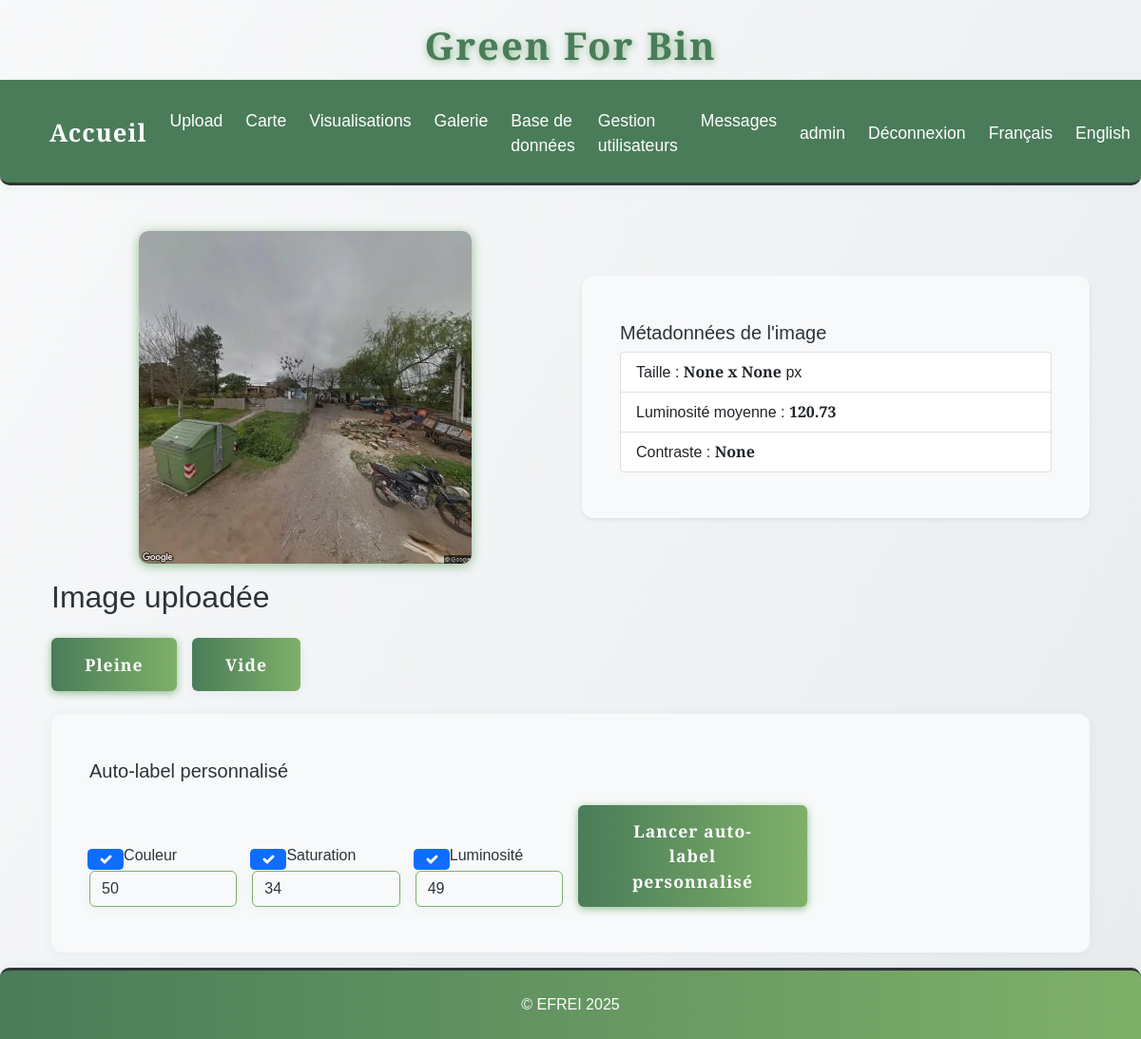
The app's page /annotate/02587_03.jpg (signed in), older data.
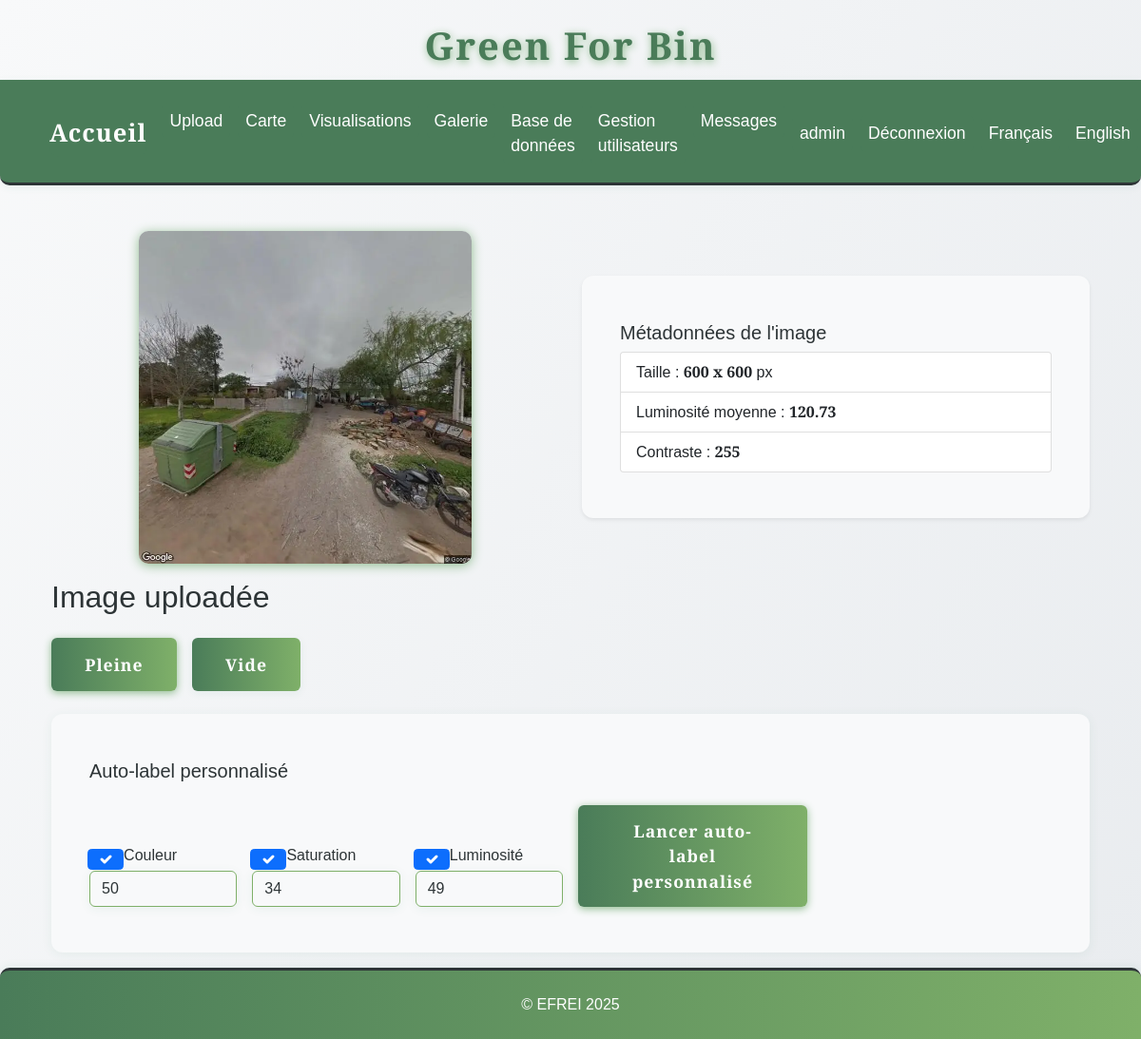
The same page, newer data.
### tables this page shows
CREATE TABLE images (
                id INTEGER PRIMARY KEY AUTOINCREMENT,
                filename TEXT,
                upload_date TEXT,
                annotation TEXT,
                width INTEGER,
                height INTEGER,
                file_size INTEGER,
                avg_color TEXT,
                hist_rgb TEXT,
                hist_lum TEXT,
                contrast INTEGER,
                contour_count INTEGER,
                localisation TEXT
            , std_h REAL, std_s REAL, std_v REAL);

### app.py (the view, shortened to what this page needs)
@app.route('/annotate/<filename>', methods=['GET', 'POST'])
@login_required
def annotate(filename):
    auto_label = request.args.get('auto_label')
    custom_auto_label_result = None
    with sqlite3.connect(DB_PATH) as conn:
        c = conn.cursor()
        c.execute('''
            SELECT width, height, contrast
            FROM images
            WHERE filename = ?
        ''', (filename,))
        row = c.fetchone()
        if row:
            width, height, contrast = row
        else:
            width, height, contrast = None, None, None
    image_path = os.path.join(app.config['UPLOAD_FOLDER'], filename)
    luminosity = None
    try:
        img = Image.open(image_path).convert('L')
        np_img = np.array(img)
        luminosity = round(float(np.mean(np_img)), 2)
    except Exception as e:
        print(f"[ANNOTATE] Erreur calcul luminosité : {e}")
    metadata = {
        'width': width,
        'height': height,
        'contrast': contrast,
        'luminosity': luminosity
    }
    return render_template('annotate.html', filename=filename, auto_label=auto_label, metadata=metadata, custom_auto_label_result=custom_auto_label_result)

### app.py (called while the page is built)
def get_locale():
    return session.get('lang', request.accept_languages.best_match(['en', 'fr']))

@app.context_processor
def inject_locale():
    return dict(get_locale=get_locale)

def login_required(f):
    @wraps(f)
    def decorated_function(*args, **kwargs):
        if 'user_id' not in session:
            flash('Vous devez être connecté pour accéder à cette page.', 'error')
            return redirect(url_for('login'))
        return f(*args, **kwargs)
    return decorated_function

### templates/annotate.html (shortened to what this page needs)
<!DOCTYPE html>
{% extends "base.html" %}
{% block content %}
<div class="container mt-4">
    <div class="row align-items-center">
        <div class="col-md-6 text-center">
            <img src="{{ url_for('static', filename='uploads/' ~ filename.rsplit('.', 1)[0] ~ '.webp') }}" alt="{{ _('Image à annoter') }}" class="img-fluid mb-3" style="max-height:350px;" loading="lazy">
        </div>
        <div class="col-md-6">
            <div class="card bg-creme shadow-sm mb-3">
                <div class="card-body">
                    <h5 class="card-title">{{ _("Métadonnées de l'image") }}</h5>
                    <ul class="list-group">
                        <li class="list-group-item">{{ _('Taille') }} : <b>{{ metadata.width }} x {{ metadata.height }}</b> px</li>
                        <li class="list-group-item">{{ _('Luminosité moyenne') }} : <b>{{ metadata.luminosity }}</b></li>
                        <li class="list-group-item">{{ _('Contraste') }} : <b>{{ metadata.contrast }}</b></li>
                    </ul>
                </div>
            </div>
        </div>
    </div>
    <h2>{{ _('Image uploadée') }}</h2>
    <form method="POST" class="d-flex gap-3 mb-4">
        <button type="submit" name="annotation" value="pleine" class="btn btn-success btn-lg">{{ _('Pleine') }}</button>
        <button type="submit" name="annotation" value="vide" class="btn btn-outline-success btn-lg">{{ _('Vide') }}</button>
    </form>
    <div class="card mb-3">
        <div class="card-body">
            <h5 class="card-title">{{ _('Auto-label personnalisé') }}</h5>
            <form method="POST" class="row g-3 align-items-end">
                <div class="col-md-2">
                    <div class="form-check">
                        <input class="form-check-input" type="checkbox" name="use_std_h" id="use_std_h" checked>
                        <label class="form-check-label" for="use_std_h">Couleur</label>
                    </div>
                    <input type="number" step="any" class="form-control mt-1" name="seuil_h" id="seuil_h" placeholder="Seuil H (ex: 50)" value="50">
                </div>
                <div class="col-md-2">
                    <div class="form-check">
                        <input class="form-check-input" type="checkbox" name="use_std_s" id="use_std_s" checked>
                        <label class="form-check-label" for="use_std_s">Saturation</label>
                    </div>
                    <input type="number" step="any" class="form-control mt-1" name="seuil_s" id="seuil_s" placeholder="Seuil S (ex: 34)" value="34">
                </div>
                <div class="col-md-2">
                    <div class="form-check">
                        <input class="form-check-input" type="checkbox" name="use_std_v" id="use_std_v" checked>
                        <label class="form-check-label" for="use_std_v">Luminosité</label>
                    </div>
                    <input type="number" step="any" class="form-control mt-1" name="seuil_v" id="seuil_v" placeholder="Seuil V (ex: 49)" value="49">
                </div>
                <div class="col-md-3">
                    <button type="submit" name="custom_auto_label" value="1" class="btn btn-primary">{{ _('Lancer auto-label personnalisé') }}</button>
                </div>
            </form>
        </div>
    </div>
</div>
{% endblock %}

### templates/base.html (shortened to what this page needs)
<!DOCTYPE html>
<html lang="{{ get_locale() }}">
<head>
    <link href="https://cdn.jsdelivr.net/npm/bootstrap@5.1.3/dist/css/bootstrap.min.css" rel="stylesheet">
    <link href="{{ url_for('static', filename='css/style.css') }}" rel="stylesheet">
    <link href="{{ url_for('static', filename='css/greenforbin.css') }}" rel="stylesheet">
</head>
<body>
    <header>
        <h1>{{ _('Green For Bin') }}</h1>
        <nav class="navbar navbar-expand-lg navbar-dark bg-dark">
            <div class="container-fluid">
                <a class="navbar-brand" href="{{ url_for('about') }}">{{ _('Accueil') }}</a>
                <div class="collapse navbar-collapse" id="navbarNav">
                    <ul class="navbar-nav">
                        <li class="nav-item">
                            <a class="nav-link" href="{{ url_for('upload') }}">{{ _('Upload') }}</a>
                        </li>
                        <li class="nav-item">
                            <a class="nav-link" href="{{ url_for('map_view') }}">{{ _('Carte') }}</a>
                        </li>
                        <li class="nav-item">
                            <a class="nav-link" href="{{ url_for('stats') }}">{{ _('Visualisations') }}</a>
                        </li>
                        <li class="nav-item">
                            <a class="nav-link" href="{{ url_for('gallery') }}">{{ _('Galerie') }}</a>
                        </li>
                        {% if session.get('role') == 'admin' %}
                            <li class="nav-item">
                                <a class="nav-link" href="{{ url_for('afficher_bdd') }}">{{ _('Base de données') }}</a>
                            </li>
                            <li class="nav-item">
                                <a class="nav-link" href="{{ url_for('admin_users') }}">{{ _('Gestion utilisateurs') }}</a>
                            </li>
                            <li class="nav-item">
                                <a class="nav-link" href="{{ url_for('admin_messages') }}">{{ _('Messages') }}</a>
                            </li>
                        {% endif %}
                    </ul>
                    <ul class="navbar-nav ms-auto">
                        {% if session.get('user_id') %}
                            <li class="nav-item">
                                <span class="nav-link">{{ session.get('username') }}</span>
                            </li>
                            <li class="nav-item">
                                <a class="nav-link" href="{{ url_for('logout') }}">{{ _('Déconnexion') }}</a>
                            </li>
                        {% endif %}
                        <li class="nav-item">
                            <a class="nav-link" href="{{ url_for('set_language', lang='fr') }}">{{ _('Français') }}</a>
                        </li>
                        <li class="nav-item">
                            <a class="nav-link" href="{{ url_for('set_language', lang='en') }}">{{ _('English') }}</a>
                        </li>
                    </ul>
                </div>
            </div>
        </nav>
    </header>
    <div class="container mt-4">
        {% block content %}{% endblock %}
    </div>
    <footer class="footer-efrei mt-auto py-3">
        <div class="container text-center">
            <span>&copy; EFREI 2025</span>
        </div>
    </footer>
</body>
</html>

### static/css/style.css (style rules this page uses)
:root { --primary-green: #4a7c59; --light-green: #7fb069; --sage-green: #8fbc8f; --cream: #fefefe; --warm-white: #f8f9fa; --soft-gray: #e9ecef; --charcoal: #2d3436; --text-primary: #2d3436; --text-secondary: #636e72; --radius: 2.5rem; --shadow: 0 4px 24px rgba(44, 124, 89, 0.10); --transition: all 0.3s cubic-bezier(.4,0,.2,1); --green-dark: var(--primary-green); --green: var(--light-green); --green-light: var(--sage-green); --beige: var(--cream); --white: var(--cream); --black: var(--charcoal); }
html, body { height: 100%; margin: 0; padding: 0; }
body { display: flex; flex-direction: column; min-height: 100vh; }
.container.mt-4 { flex: 1 0 auto; }
.navbar { background: linear-gradient(90deg, var(--primary-green) 0%, var(--light-green) 100%); border-radius: 0 0 var(--radius) var(--radius); box-shadow: var(--shadow); padding: 1.5rem 2.5rem 1.2rem 2.5rem; display: flex; justify-content: center; align-items: center; gap: 2rem; position: sticky; top: 0; z-index: 1000; }
.nav-link { color: var(--cream); font-family: 'Inter', 'Franklin Gothic Medium', 'Arial Narrow', Arial, sans-serif, sans-serif; font-size: 1.1rem; font-weight: 500; padding: 0.5rem 1.2rem; border-radius: 2rem; transition: var(--transition); position: relative; }
.btn { background: var(--primary-green); color: var(--cream); border: none; border-radius: 2rem; font-family: 'Inter', Arial, sans-serif; font-weight: 600; padding: 0.9rem 2.2rem; font-size: 1.1rem; box-shadow: 0 2px 8px rgba(44, 124, 89, 0.08); transition: var(--transition); cursor: pointer; margin-top: 1rem; letter-spacing: 1px; }
.card { background: var(--white); border-radius: var(--radius); box-shadow: var(--shadow); padding: 2rem 1.5rem; margin-bottom: 2rem; transition: var(--transition); position: relative; overflow: hidden; }
input, textarea, select { background: var(--beige); color: var(--green-dark); border: 2px solid var(--green-light); border-radius: 1.5rem; font-family: 'Inter', Arial, sans-serif; padding: 10px 18px; font-size: 1.08rem; transition: var(--transition); }
.footer-efrei { width: 100%; background: linear-gradient(90deg, var(--primary-green) 0%, var(--light-green) 100%); color: var(--cream); border-top: 3px solid var(--charcoal); box-shadow: 0 -2px 8px rgba(44, 124, 89, 0.08); font-family: 'Quercus Serif', 'Montserrat', 'Quicksand', Arial, sans-serif !important; font-weight: 500; flex-shrink: 0; }
.footer-efrei .container { padding-top: 8px; padding-bottom: 8px; }

### static/css/greenforbin.css (style rules this page uses)
:root { --primary-green: #4a7c59; --light-green: #7fb069; --sage-green: #8fbc8f; --cream: #fefefe; --warm-white: #f8f9fa; --soft-gray: #e9ecef; --charcoal: #2d3436; --text-primary: #2d3436; --text-secondary: #636e72; }
body { background: linear-gradient(135deg, var(--cream) 0%, var(--light-green) 100%); color: var(--text-primary); font-family: 'Segoe UI', 'Roboto', Arial, sans-serif; min-height: 100vh; }
header h1 { color: var(--primary-green); font-weight: bold; letter-spacing: 2px; text-shadow: 1px 2px 8px var(--sage-green); }
.navbar, .navbar-brand, .nav-link { background: var(--primary-green) !important; color: var(--cream) !important; font-weight: 500; border-radius: 0 0 10px 10px; }
.card { border-radius: 16px; box-shadow: 0 4px 24px 0 rgba(79, 124, 89, 0.10); border: none; background: var(--warm-white); }
.btn-primary, .btn-success, .btn-warning { background: var(--light-green); border: none; color: var(--cream); font-weight: 600; border-radius: 8px; box-shadow: 0 2px 8px var(--sage-green); transition: background 0.2s, box-shadow 0.2s; }
img { border-radius: 10px; box-shadow: 0 2px 12px var(--sage-green); transition: transform 0.2s; }
footer { background: var(--primary-green); color: var(--cream); text-align: center; padding: 12px 0; border-radius: 10px 10px 0 0; margin-top: 40px; }

Row changes from the older to the newer data that the page shows:
added images: width "600", height "600", contrast "255"
Text that changed along with them:
{{ metadata.width }}: "None" → (not shown)
{{ metadata.height }}: "None" → (not shown)
{{ metadata.contrast }}: "None" → (not shown)
text no longer shown: "Pleine"
